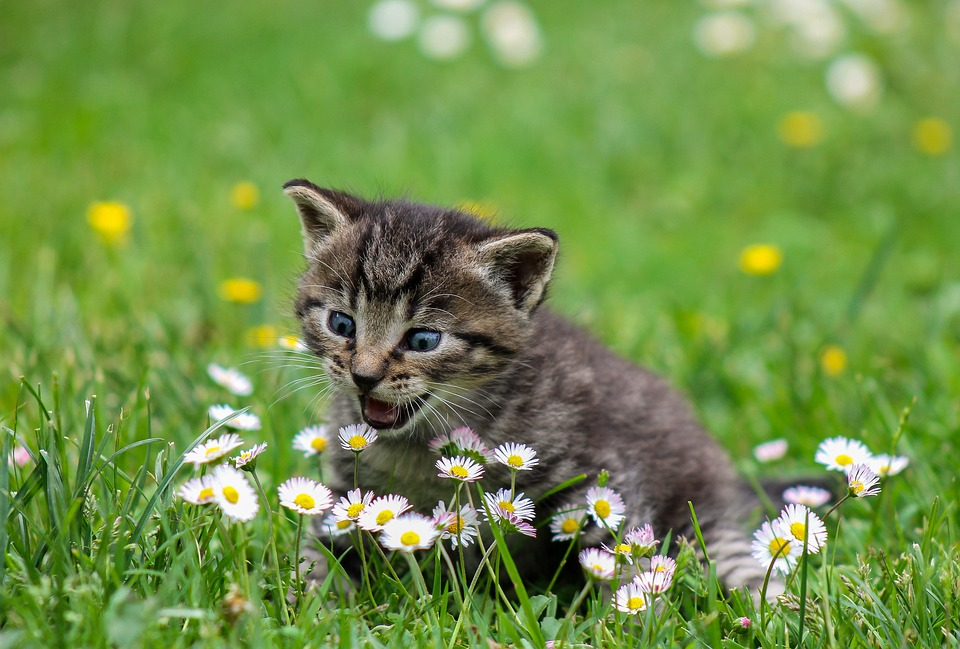
#> input picture angry cat.jpg, 960 x 649 px
$ python my_full_cnn.py
#> lines starting #> are read from the running program, lines starting #| are printed output that depends on the picture
# -*- coding: utf-8 -*-
"""
Created on Wed Jan 23 15:53:17 2019

@author: Chandrasekar Sivaraman
"""

#Creating a function to do the zero padding operation
import numpy as np

def my_zero_pad(X, pad_value):
    # Assuming that the first dimension of the input matrix is the number of samples in the data set
    #2nd and 3rd dimension of the array are our pixel dimensions and 4th dimension is the number of channels
    #We are padding zeros only to the 2nd and 3rd dimensions and not to the channels

    padded_mat = np.pad(X, ((0, 0), (pad_value,pad_value), (pad_value, pad_value), (0, 0)), 'constant', constant_values=0)

    return padded_mat


def my_conv(input_layer, filters, bias, pad, stride):

    # [4 lines of commented-out code are left out]
    (m, n_h_inp, n_w_inp, n_c_inp) = input_layer.shape

    #f = fitler height and width
    #note that n_c_inp should match since the convolution is performed across the channels
    #n_f = number of filters
    (f,f,n_c_inp,n_f) = filters.shape


    #Number of values after convolution
    #Height and Width are given by ((n-f+2p)/s) + 1

    n_h = int(((n_h_inp - f + 2*pad)/stride)) + 1
    n_w = int(((n_w_inp - f + 2*pad)/stride)) + 1

    #The feature matrix after the convolution
    #it will have a 3d volume of height n_h, width n_w and depth equal to the number of filters used n_f
    #since we have m examples we have m of such 3d volumes
    feature_mat = np.zeros((m,n_h,n_w,n_f))

    #Zero pad the input before convolving to preserve the dimensions
    input_layer_padded = my_zero_pad(input_layer,pad)

    #Lets begin the convolution process

    #Loop over all the samples in input space
    for l in range(m):
        #Select the current sample to convolve
        current_inp = input_layer_padded[l]

        #Nested for loops to cover the 3D space of the output feature matrix for one sample (n_h, n_w, n_f)
        for i in range(n_h):
            for j in range(n_w):
                for k in range(n_f):

                    #pick out the current volume slice that you want to convolve
                    current_slice = current_inp[(i*stride):(i*stride)+f,(j*stride):(j*stride)+f, : ]
                    current_filter = filters[:,:,:,k]
                    current_bias = bias[:,:,:,k]
                    current_conv = (np.multiply(current_slice,current_filter)) + current_bias

                    feature_mat[l,i,j,k] = np.sum(current_conv)


    cache = (input_layer, filters, bias, stride, pad)

    return feature_mat, cache


# [137 lines left out: functions my_maxpool, my_backprop, my_maxpool_tracker, my_maxpool_backprop, not called in this run]


import cv2

angry_cat = cv2.imread("angry cat.jpg")
#> angry_cat is the input picture: shape (649, 960, 3); mean B, G, R 73.5, 144.2, 113.6
angry_cat = cv2.resize(angry_cat, (256,256))
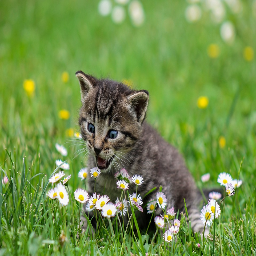
#> angry_cat: shape (256, 256, 3); mean B, G, R 73.3, 144.1, 113.4

angry_cat = np.reshape(angry_cat,[1,256,256,3])

cat_img = angry_cat[0,:,:,:]

cv2.imshow("resized cat img",cat_img)
cv2.waitKey(0)
cv2.destroyAllWindows()

random_filter = 2*np.random.rand(3,3,3) - 1

random_filter = np.reshape(random_filter,[1,3,3,3])
W = np.random.randn(2, 2, 3, 8)
b = np.random.randn(1, 1, 1, 8)

z, cache = my_conv(angry_cat, W, b, 0,1)
#> cache = 5 items

for i in range(8):
    cv2.imshow("resized cat img",z[0,:,:,i])
    cv2.waitKey(0)
    cv2.destroyAllWindows()
#> this loop made 8 passes
#> pass 2, `cv2.imshow("resized cat img",z[0,:,:,i])`:
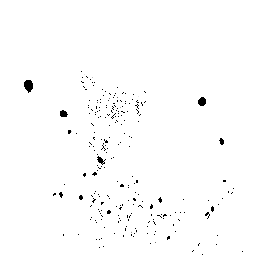
#> window 'resized cat img': shape (255, 255); min 0, max 255, mean 252
